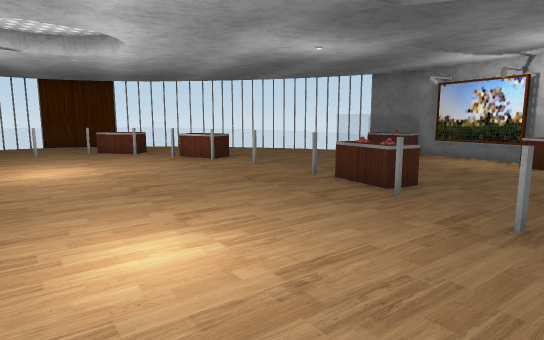
view 1 (above)

22 first-person views from a walk through a 3-D level made in the Unity game engine. The camera is 1.4 m above the floor, tilts 8° down and sees 75° across. The floor is counted in squares, 1 m on a side. Each view is taken from the middle of a square. On the plan, view 1 faces up. The plan holds only what a view shows up to about 15 squares ahead; the rest is blank. The place goes on beyond the plan. The player character is not drawn. Some surface patterns are stand-ins.

view 2
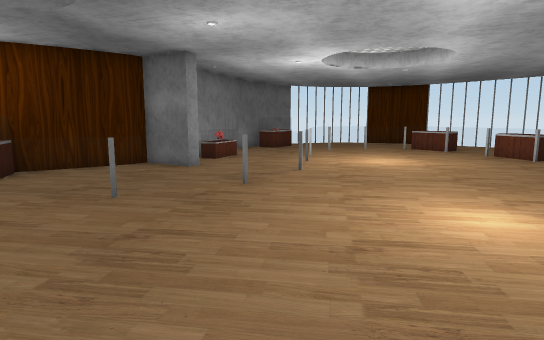

view 3
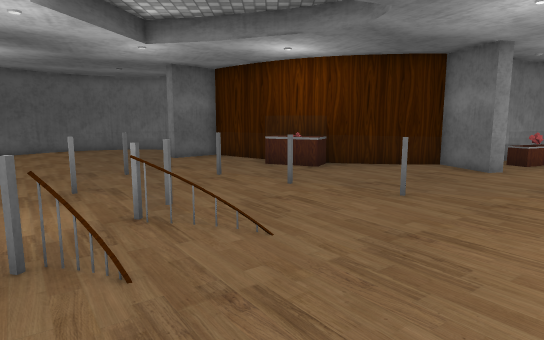

view 4
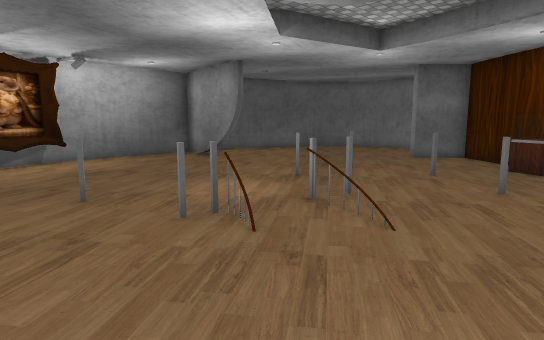

view 5
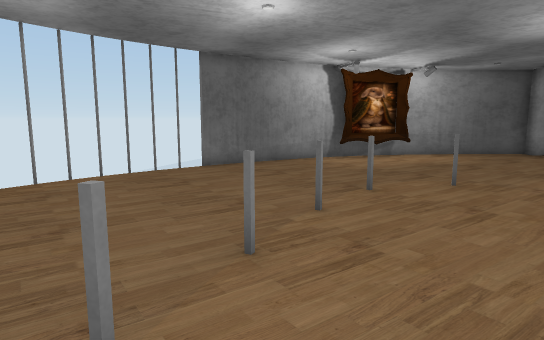

view 6
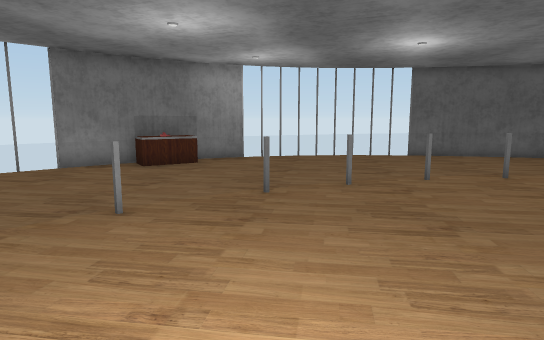

view 7
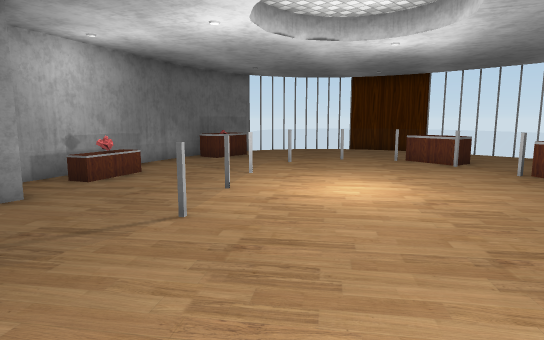

view 8
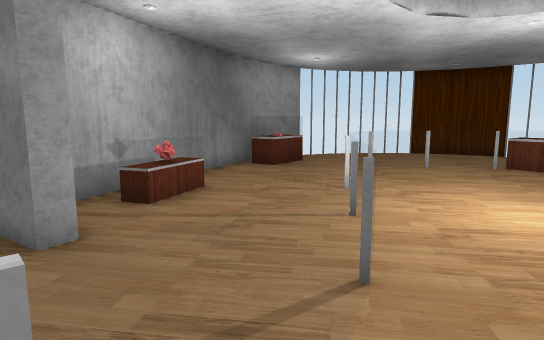

view 9
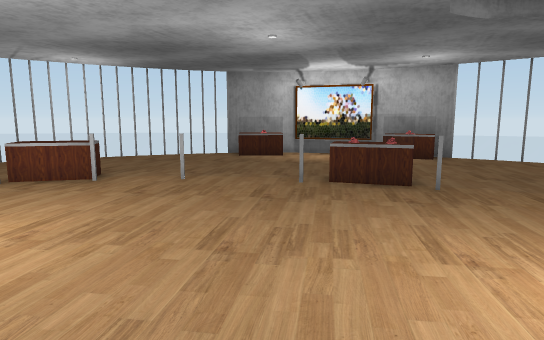

view 10
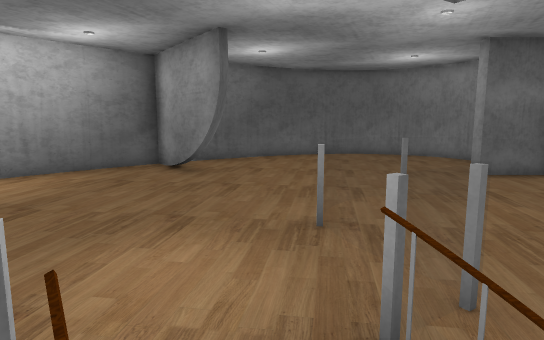

view 11
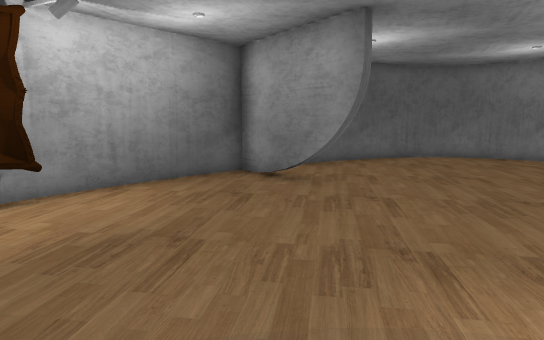

view 12
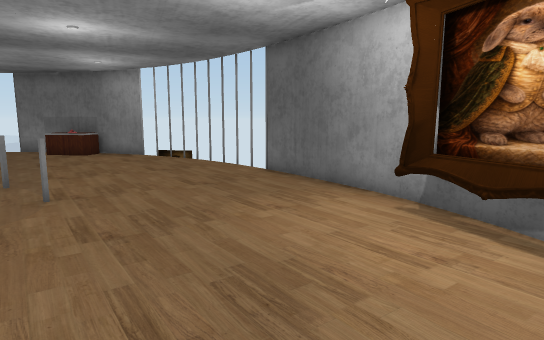

view 13
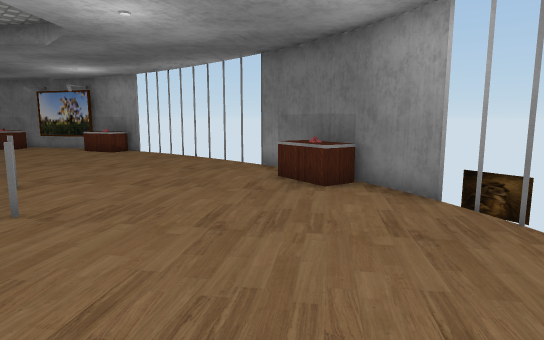

view 14
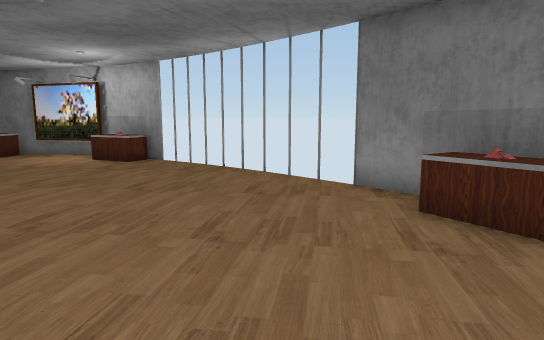

view 15
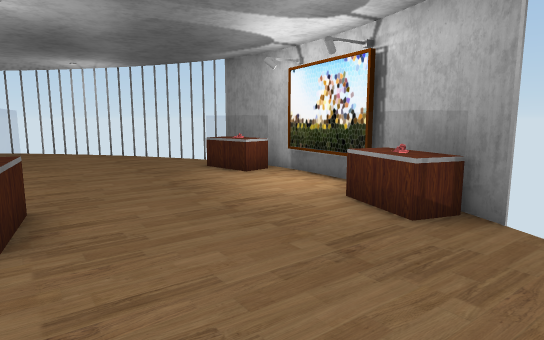

view 16
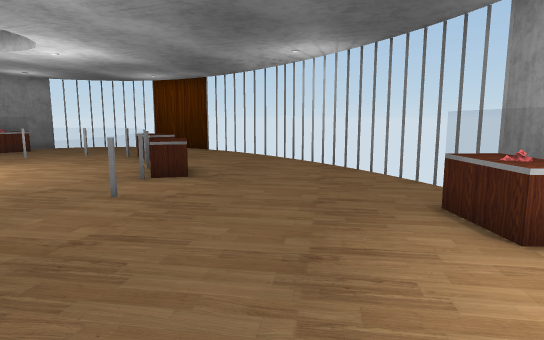

view 17
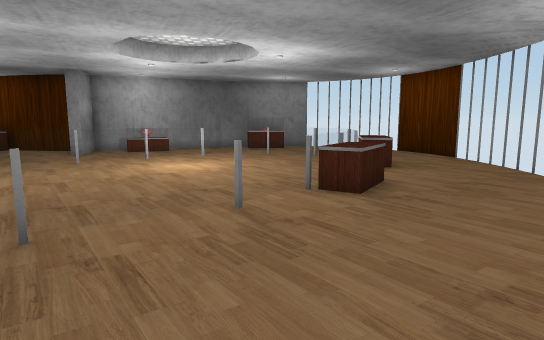

view 18
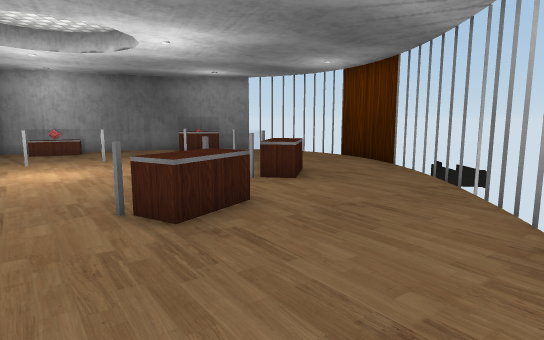

view 19
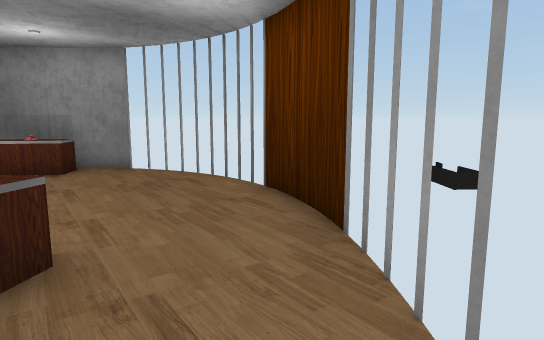

view 20
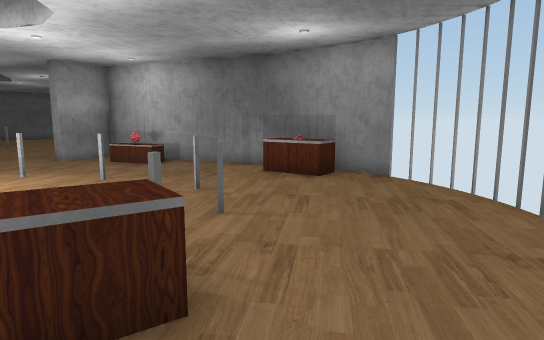

view 21
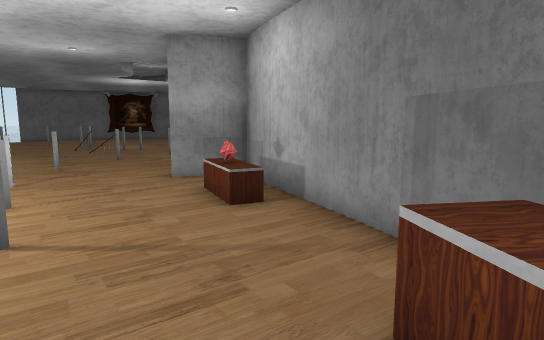

view 22
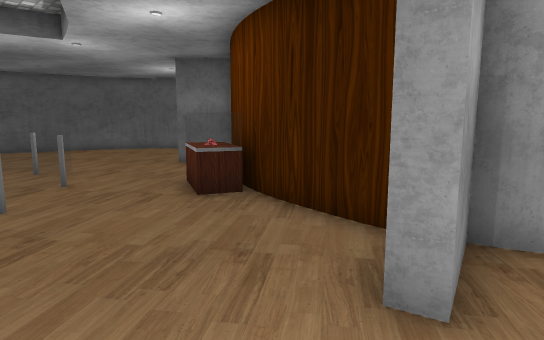

### Floor plan
Key: @ floor where view 1 was taken; # wall or solid block; . floor; = window, fence, low wall or low ledge; v drop or lower ground; P podium; T thing the floor can be seen under or through; O other object.
Columns run from 17 left of view 1 to 10 right of it. Each row starts with its distance up from view 1.
 19       ###       #
 18      ##.........#  #
 17     ##.............# #
 16    ##.....PP.........###
 15     .....=PP.........PP#
 14   ##....=...==PP......PPO
 13   #....=......=P........O#
 12   #PP..=........=........##
 11   #=P..=........==.......P#
 10    #....=.........=......PP
  9    #....=.........=P.....P=
  8     #....=.........PP..... #
  7     vPP...=........=......##
  6      vP...=.........=......
  5      #.....=........=......
  4      v##...=........=......
  3       #....=........=......
  2       v....=........=......
  1      #.....=........=......
  0      #....=......@..=......#
 -1      =P...=.........=....PP#
 -2     vPP..=..........=....PP#
 -3    v#...=...=......=......=#
 -4   v#...==..=#.T....=......#
 -5   ###...=..=..T...#......##
 -6   ......===... . T.......
 -7 #..............T........##
 -8 #......................##
 -9 #.....................##
-10 #........#...........##
-11 ##.......#.........###
-12  ###.....#......O.##
-13    ####.##....O####
-14       ##########

Where each view was taken, in squares from view 1:
view 1: 0 up, 0 right, facing up
view 2: 2 down, 0 right, facing up-left
view 3: 2 down, 0 right, facing left
view 4: 0 up, 0 right, facing down-left
view 5: 1 up, 2 right, facing down
view 6: 4 up, 2 left, facing down-right
view 7: 3 up, 2 left, facing up-left
view 8: 3 up, 5 left, facing up-left
view 9: 4 up, 5 left, facing up-right
view 10: 3 down, 3 left, facing down-left
view 11: 6 down, 2 left, facing down-left
view 12: 10 down, 6 left, facing right
view 13: 7 down, 2 right, facing up-right
view 14: 3 down, 3 right, facing up-right
view 15: 4 up, 6 right, facing up
view 16: 9 up, 6 right, facing up-left
view 17: 12 up, 5 right, facing left
view 18: 15 up, 3 right, facing left
view 19: 18 up, 4 left, facing left
view 20: 18 up, 6 left, facing down-left
view 21: 13 up, 12 left, facing down
view 22: 5 up, 7 left, facing down-left
